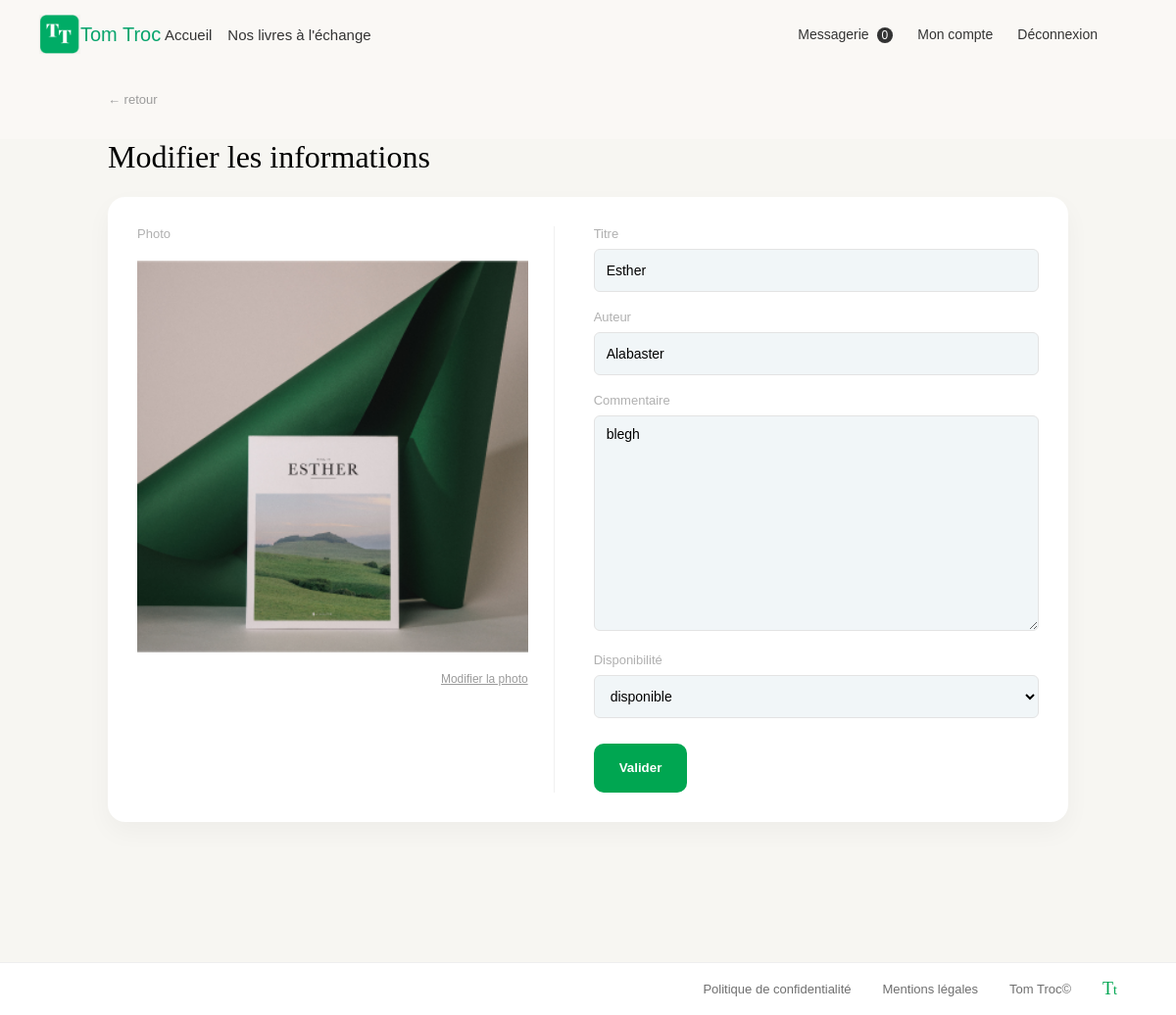
The page /index.php?action=editLivre&id=1 (signed in) on the database its author committed.
### tables this page shows
CREATE TABLE IF NOT EXISTS `livre` (
  `id` int NOT NULL AUTO_INCREMENT,
  `titre` varchar(30) NOT NULL,
  `auteur` varchar(30) NOT NULL,
  `content` varchar(255) NOT NULL,
  `image` varchar(90) DEFAULT NULL,
  `id_user` int NOT NULL,
  `dispo` tinyint(1) NOT NULL DEFAULT '0',
  PRIMARY KEY (`id`),
  KEY `id_user` (`id_user`)
);

### views/View.php (called while the page is built, shortened)
<?php
class View
{
    public function render(string $viewName, array $params = []) : void
    {
        $viewPath = $this->buildViewPath($viewName);
        $content = $this->_renderViewFromTemplate($viewPath, $params);
    }
    private function _renderViewFromTemplate(string $viewPath, array $params = []) : string
    {
        if (file_exists($viewPath)) {
            extract($params);
            require($viewPath);
            return ob_get_clean();
        } else {
            throw new Exception("La vue '$viewPath' est introuvable.");
        }
    }
    private function buildViewPath(string $viewName) : string
    {
        return TEMPLATE_VIEW_PATH . $viewName . '.php';
    }
}

### controllers/LivreController.php (called while the page is built, shortened)
<?php
class LivreController
{
    public function editlivre(): void
    {
        $id = (int)$_GET['id'];
        $livreManager = new LivreManager();
        $livre = $livreManager->getlivreById($id);
        $error = "";
        $success = "";
        $view = new View("Modifier le livre");
        $view->render("editLivre", [
            'livre'   => $livre,
            'error'   => $error,
            'success' => $success
        ]);
    }
}

### index.php (called while the page is built, shortened)
<?php
$action = Utils::request('action', 'home');
try {
    switch ($action) {
        case 'editLivre':
            $controller = new LivreController();
            $controller->editlivre();
            break;
    }
} catch (Exception $e) {
    $errorView = new View('Erreur');
    $errorView->render('errorPage', ['errorMessage' => $e->getMessage()]);
}

### models/DBManager.php (called while the page is built, shortened)
<?php
class DBManager
{
    private static $instance;
    private $db;
    private function __construct()
    {
        $this->db = new PDO('mysql:host=' . DB_HOST . ';dbname=' . DB_NAME . ';charset=utf8', DB_USER, DB_PASS);
        $this->db->setAttribute(PDO::ATTR_ERRMODE, PDO::ERRMODE_EXCEPTION);
        $this->db->setAttribute(PDO::ATTR_DEFAULT_FETCH_MODE, PDO::FETCH_ASSOC);
    }
    public static function getInstance(): DBManager
    {
        if (!self::$instance) {
            self::$instance = new DBManager();
        }
        return self::$instance;
    }
    public function query(string $sql, ?array $params = null): PDOStatement
    {
        if ($params == null) {
            $query = $this->db->query($sql);
        } else {
            $query = $this->db->prepare($sql);
            $query->execute($params);
        }
        return $query;
    }
}

### models/AbstractEntityManager.php (called while the page is built, shortened)
<?php
abstract class AbstractEntityManager
{
    public function __construct()
    {
        $this->db = DBManager::getInstance();
    }
}

### models/LivreManager.php (called while the page is built, shortened)
<?php
class LivreManager extends AbstractEntityManager
{
    public function getlivreById(int $id): ?Livre
    {
        $sql = "SELECT l.*, u.nom AS vendeur_nom
            FROM livre l
            JOIN user u ON u.id = l.id_user
            WHERE l.id = :id";
        $result = $this->db->query($sql, ['id' => $id]);
        $livre = $result->fetch();
        if ($livre) {
            return new Livre($livre);
        }
        return null;
    }
}

### models/AbstractEntity.php (called while the page is built, shortened)
<?php
abstract class AbstractEntity
{
    protected int $id = -1;
    protected function hydrate(array $data): void
    {
        foreach ($data as $key => $value) {
            $method = 'set' . str_replace('_', '', ucwords($key, '_'));
        }
    }
    public function setId(int $id): void
    {
        $this->id = $id;
    }
    public function getId(): int
    {
        return $this->id;
    }
}

### models/Livre.php (called while the page is built, shortened)
<?php
class Livre extends AbstractEntity
{
    private string $titre = "";
    private string $auteur = "";
    private string $content = "";
    private string $image = "";
    private int $dispo = 1;
    public function setTitre(string $titre): void
    {
        $this->titre = $titre;
    }
    public function getTitre(): string
    {
        return $this->titre;
    }
    public function setContent(string $content): void
    {
        $this->content = $content;
    }
    public function setAuteur(string $auteur): void
    {
        $this->auteur = $auteur;
    }
    public function setImage(string $image): void
    {
        $this->image = $image;
    }
    public function setDispo(int $dispo): void
    {
        $this->dispo = $dispo;
    }
    public function getContent(int $length = -1): string
    {
        return $this->content;
    }
    public function getImage(): string
    {
        return $this->image;
    }
    public function getAuteur(): string
    {
        return $this->auteur;
    }
    public function getDispo(): int
    {
        return $this->dispo;
    }
}

### views/templates/editLivre.php (the view, shortened to what this page needs)
<a href="index.php?action=compte" class="back-link">&larr; retour</a>
<section class="edit-book">
  <h1>Modifier les informations</h1>
  <div class="edit-card">
    <div class="edit-left">
      <label class="block-label">Photo</label>
      <div class="edit-photo-wrapper">
        <img src="<?= $livre->getImage() ?>" alt="" class="edit-photo">
      </div>
<label for="bookPhotoInput" class="edit-photo-link" style="cursor:pointer;">
  Modifier la photo
</label>
    </div>
    <div class="edit-right">
      <form method="POST" action="index.php?action=editLivre&id=<?= $livre->getId() ?>" class="edit-form">
        <div class="form-row">
          <div class="field">
            <label for="titre">Titre</label>
            <input type="text" id="titre" name="titre"
                   value="<?= $livre->getTitre() ?>" required>
          </div>
          <div class="field">
            <label for="auteur">Auteur</label>
            <input type="text" id="auteur" name="auteur"
                   value="<?= $livre->getAuteur() ?>" required>
          </div>
        </div>
        <div class="field">
          <label for="content">Commentaire</label>
          <textarea id="content" name="content" rows="10" required><?= $livre->getContent() ?></textarea>
        </div>
        <div class="field">
          <label for="dispo">Disponibilité</label>
          <select id="dispo" name="dispo">
            <option value="1" <?= $livre->getDispo() ? 'selected' : '' ?>>disponible</option>
          </select>
        </div>
        <button type="submit" class="btn-primary">Valider</button>
      </form>
    </div>
  </div>
</section>

### css/style.css (style rules this page uses)
body { margin: 0; font-family: Arial, sans-serif; background: #faf8f5; }
.back-link { display: inline-block; margin: 24px 0 6px 110px; font-size: 13px; color: #9b9b9b; text-decoration: none; }
.edit-book { padding: 0 110px 80px; background: #f7f6f2; min-height: calc(100vh - 40px); }
.edit-book h1 { font-family: Georgia, "Times New Roman", serif; font-size: 32px; font-weight: 500; margin-bottom: 22px; }
.edit-card { background: #fff; border-radius: 18px; padding: 30px; box-shadow: 0 10px 26px rgba(0, 0, 0, 0.04); display: grid; grid-template-columns: 1.1fr 1.2fr; gap: 30px; }
.edit-left { border-right: 1px solid #f0f0f0; padding-right: 26px; }
.block-label { display: block; margin-bottom: 10px; font-size: 13px; color: #b0b0b0; font-family: Arial, Helvetica, sans-serif; }
.edit-photo-wrapper { width: 100%; height: 420px; border-radius: 6px; overflow:hidden; display:flex; align-items:center; justify-content:center; }
.edit-photo { width: 100%; height: 100%; object-fit: contain; display:block; }
.edit-photo-link { display:block; margin-top: 10px; font-size: 12px; color:#9b9b9b; text-align: right; cursor: pointer; text-decoration: underline; }
.edit-right { padding-left: 10px; }
.edit-form input, .edit-form textarea, .edit-form select { width: 100%; height: 44px; box-sizing: border-box; border-radius: 6px; border: 1px solid #e3e3e3; background: #f1f6f8; padding: 10px 12px; font-size: 14px; font-family: Arial, Helvetica, sans-serif; }
.edit-form textarea { height: 220px; resize: none; }
.field { margin-bottom: 18px; }
.field label { display: block; margin-bottom: 8px; font-size: 13px; color: #b0b0b0; font-family: Arial, Helvetica, sans-serif; }
.field input, .field textarea, .field select { width: 100%; border-radius: 6px; border: 1px solid #e3e3e3; background: #f1f6f8; padding: 10px 12px; font-size: 14px; font-family: Arial, Helvetica, sans-serif; resize: vertical; }
.btn-primary { margin-top: 8px; height: 50px; padding: 0 26px; border-radius: 10px; border: 0; background: #00a651; color: #fff; font-weight: 700; cursor: pointer; }

### rows shown on the page
livre: image (picture), titre "Esther", auteur "Alabaster", content "blegh", dispo "disponible"
